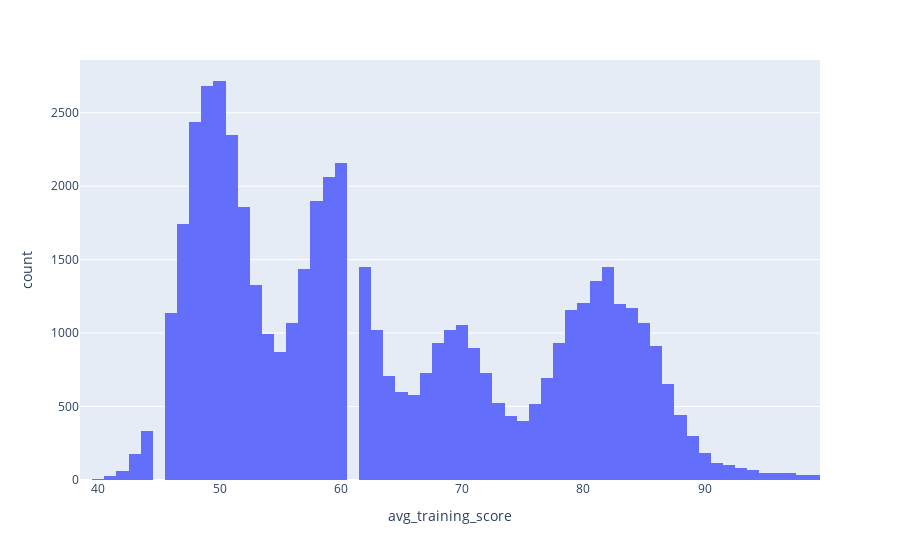

The notebook cell saved with this chart:
### Code cell
fig = px.histogram(df, x="avg_training_score")
fig.show()

### Figure 1 — Plotly figure (JSON) as saved in the notebook; plotly's stock layout.template omitted (floating-point values rounded to 4 significant figures; data arrays with more than 128 entries replaced by an {"elided": "..."} marker saying what was removed)
{"data": [{"alignmentgroup": "True", "bingroup": "x", "hovertemplate": "avg_training_score=%{x}<br>count=%{y}<extra></extra>", "legendgroup": "", "marker": {"color": "#636efa", "pattern": {"shape": ""}}, "name": "", "offsetgroup": "", "orientation": "v", "showlegend": false, "type": "histogram", "x": {"elided": "54808 int values"}, "xaxis": "x", "yaxis": "y"}], "layout": {"barmode": "relative", "legend": {"tracegroupgap": 0}, "margin": {"t": 60}, "xaxis": {"anchor": "y", "domain": [0, 1], "title": {"text": "avg_training_score"}}, "yaxis": {"anchor": "x", "domain": [0, 1], "title": {"text": "count"}}}}
